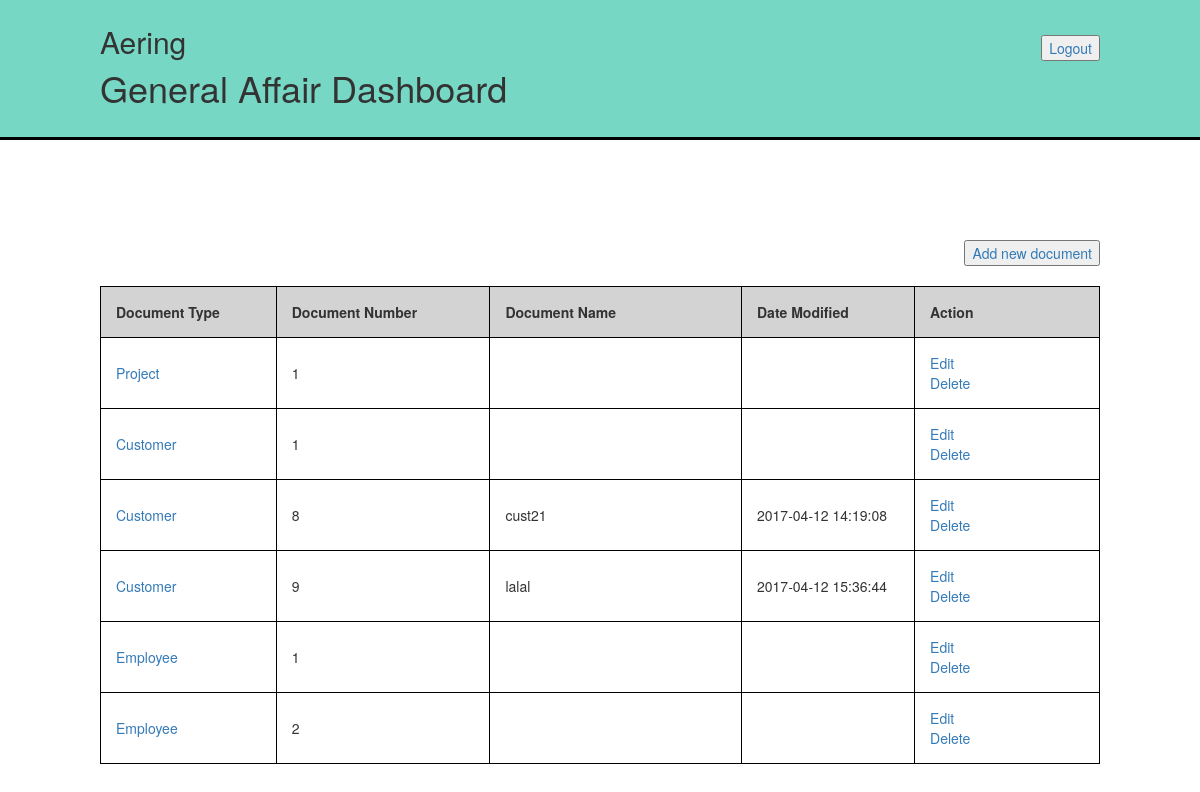
The app's page /dashboardG.php (signed in), older data.
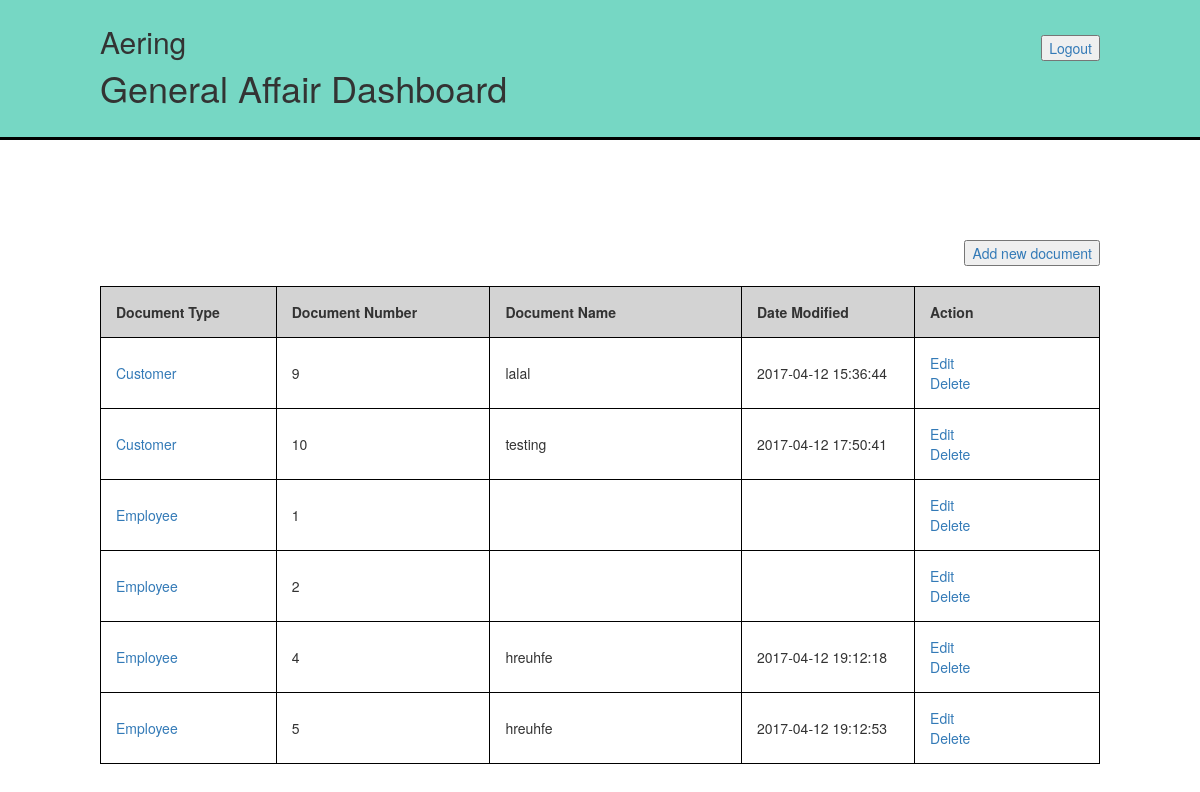
The same page, newer data.
### tables this page shows
CREATE TABLE `projects` (
  `id_project` int(11) NOT NULL AUTO_INCREMENT,
  `created_date` date DEFAULT NULL,
  `name` varchar(45) DEFAULT NULL,
  `description` text,
  `id_customer` int(11) DEFAULT NULL,
  `docname` varchar(60) DEFAULT NULL,
  `last_updated` datetime DEFAULT CURRENT_TIMESTAMP,
  PRIMARY KEY (`id_project`),
  KEY `id_customer` (`id_customer`)
);

CREATE TABLE `customers` (
  `id_cust` int(11) NOT NULL AUTO_INCREMENT,
  `name` varchar(45) DEFAULT NULL,
  `phone` char(15) DEFAULT NULL,
  `docname` varchar(60) DEFAULT NULL,
  `last_updated` datetime DEFAULT CURRENT_TIMESTAMP,
  `company` varchar(45) DEFAULT NULL,
  `address` varchar(45) DEFAULT NULL,
  PRIMARY KEY (`id_cust`)
);

CREATE TABLE `employees` (
  `id_emp` int(11) NOT NULL AUTO_INCREMENT,
  `name` varchar(45) DEFAULT NULL,
  `division` varchar(45) DEFAULT NULL,
  `username` varchar(20) DEFAULT NULL,
  `password` varchar(20) DEFAULT NULL,
  `docname` varchar(60) DEFAULT NULL,
  `last_updated` datetime DEFAULT CURRENT_TIMESTAMP,
  PRIMARY KEY (`id_emp`)
);

### dashboardG.php (the view, shortened to what this page needs)
<?php
require_once 'db.php';
?>
<!DOCTYPE html>
<html xmlns="http://www.w3.org/1999/xhtml" xml:lang="en" lang="en">
<head>
    <link href="css/bootstrap.min.css" rel="stylesheet">
</head>
<body>
<div name="topbanner" style="background-color: #76D7C4;height: 140px;padding: 5px;padding-left: 100px;padding-right: 100px;border-bottom-width: 3px;border-bottom-style: solid;border-color: black">
  <h2 style="float: left;">Aering</h2>
  <a href="index.html" style="float: right;margin-top: 30px;"><button>Logout</button></a>
  <h1 style="clear: both;">General Affair Dashboard</h1>
</div>
<div name="content" style="padding: 100px">
<a href="add.php?acl=G&type=0" style="float: right;margin-bottom: 20px"><button>Add new document</button></a>
<br style="clear: both" />
<table>
  <tr style="background-color: lightgray">
    <th style="width: 200px">Document Type</th>
    <th style="width: 250px">Document Number</th>
    <th style="width: 300px">Document Name</th>
    <th style="width: 200px">Date Modified</th>
    <th style="width: 220px">Action</th>
  </tr>
  <?php
	$query = <<<SQL
		select id_project, docname, last_updated from projects
SQL;
	$stmt = $db->prepare($query);
	$stmt->execute();
	$stmt->bind_result($id, $name, $last);
	while ($stmt->fetch()){
		echo "<tr>";
		echo "<td><a href=\"read.php?id=".$id."&type=4&acl=G\">Project</a></td>";
		echo "<td>".$id."</td>";
		echo "<td>".$name."</td>";
		echo "<td>".$last."</td>";
		echo "<td><a href=\"edit.php?id=".$id."&type=4&acl=G\">Edit</a><br><a href=\"delete.php?id=".$id."&type=4&acl=G\">Delete</a></td>";
		echo "</tr>";
	}
  ?>
  <?php
	$query = <<<SQL
		select id_cust, docname, last_updated from customers
SQL;
	$stmt = $db->prepare($query);
	$stmt->execute();
	$stmt->bind_result($id, $name, $last);
	while ($stmt->fetch()){
		echo "<tr>";
		echo "<td><a href=\"read.php?id=".$id."&type=2&acl=G\">Customer</a></td>";
		echo "<td>".$id."</td>";
		echo "<td>".$name."</td>";
		echo "<td>".$last."</td>";
		echo "<td><a href=\"edit.php?id=".$id."&type=2&acl=G\">Edit</a><br><a href=\"delete.php?id=".$id."&type=2&acl=G\">Delete</a></td>";
		echo "</tr>";
	}
  ?>
  <?php
	$query = <<<SQL
		select id_emp, docname, last_updated from employees
SQL;
	$stmt = $db->prepare($query);
	$stmt->execute();
	$stmt->bind_result($id, $name, $last);
	while ($stmt->fetch()){
		echo "<tr>";
		echo "<td><a href=\"read.php?id=".$id."&type=1&acl=G\">Employee</a></td>";
		echo "<td>".$id."</td>";
		echo "<td>".$name."</td>";
		echo "<td>".$last."</td>";
		echo "<td><a href=\"edit.php?id=".$id."&type=1&acl=G\">Edit</a><br><a href=\"delete.php?id=".$id."&type=1&acl=G\">Delete</a></td>";
		echo "</tr>";
	}
  ?>
</table>
</div>
</body>
</html>

### dashboardG.php (style rules this page uses)
table, th, td { border: 1px solid black; }
th, td { padding: 15px; }

Row changes from the older to the newer data that the page shows:
removed projects: id_project "1"
removed customers: id_cust "1"
removed customers: id_cust "8", docname "cust21", last_updated "2017-04-12 14:19:08"
added customers: id_cust "10", docname "testing", last_updated "2017-04-12 17:50:41"
added employees: id_emp "4", docname "hreuhfe", last_updated "2017-04-12 19:12:18"
added employees: id_emp "5", docname "hreuhfe", last_updated "2017-04-12 19:12:53"
